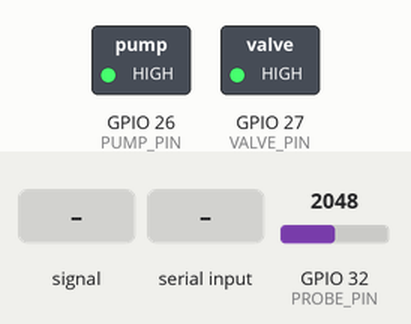
Simulated run of this sketch. Board: ESP32. Parts: switched loads named in the sketch (green lamp = pin HIGH). Inputs (shaded band) come from the test bench; at power-on: GPIO 32 (PROBE_PIN) = 2048. WiFi joins after 1.5 s; servers stay silent unless stated; uploads are accepted with an empty reply; what the sketch prints to the serial monitor is not drawn.

Above: at 3.0 s.
3.1 s: GPIO 32 (PROBE_PIN) set to 2273
5.0 s: GPIO 32 (PROBE_PIN) set to 2346
At 7.5 s:
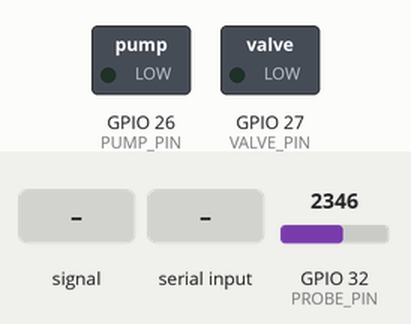
7.8 s: GPIO 32 (PROBE_PIN) fed a 2 Hz sine of ±1228 counts around its level
At 8.07 s:
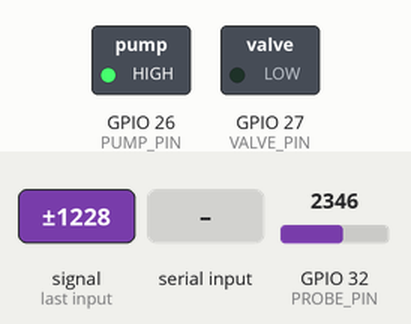
11.3 s: "1" received over Serial
At 12.2 s:
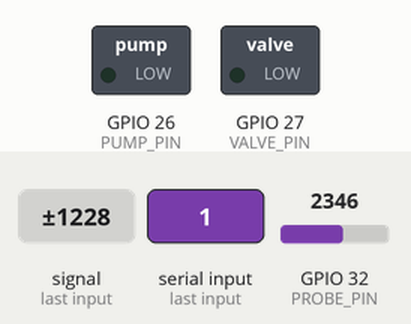
13.3 s: "a,45\n" received over Serial
At 14.9 s:
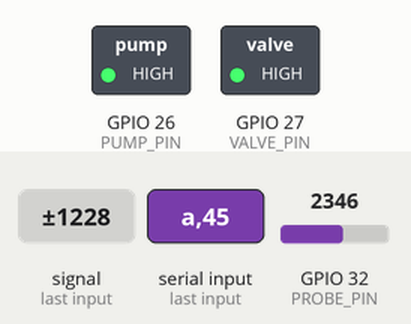
Timing chart, 0 to 16.4 s (numbered marks = the images above; inputs shaded):
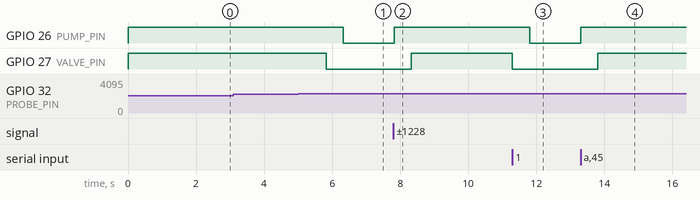

The sketch:

legacy_single_probe.ino
```cpp
/*
  GARDEKALINGA - original 1-probe sketch (sketch_nov20a.ino), version 1.1
  ======================================================================
  Same heart as the group's sketch: one probe on GPIO32, the IDLE ->
  VALVE_OPENING -> RUNNING -> PUMP_STOPPING state machine, 30 s max run,
  60 s cooldown, 3 timeouts lock auto mode, serial commands 1 / 0 / a.

  What changed for the web system (Vercel or Docker):
    * HTTPS with the pinned Let's Encrypt roots (certs.h); http:// still works on a LAN
    * reports to /api/sensors/readings (enable GK_LEGACY_DEVICE_API=true on the server)
      with the raw ADC value, the irrigation state and the time left
    * polls /api/sensors/commands every 3 s, so "Water now" and "Stop watering"
      on the dashboard work with this hardware too, and acknowledges each command

  This is a bridge while Box B is wired for three probes. The full firmware is
  firmware/gardekalinga_node (paper pin map, HMAC signing, offline fail-safe...).

  PIN NOTE: this sketch keeps the ORIGINAL wiring (pump on GPIO26, valve on GPIO27).
  The paper's map is valve K1 = GPIO26, pump K2 = GPIO27. Rewire before moving to
  the full firmware.

  Register the device and get its key on the server:  make register-device
  then paste the 64-character secret below as DEVICE_KEY.
*/
#include <Arduino.h>

#define ENABLE_WIFI true

#if ENABLE_WIFI
  #include <WiFi.h>
  #include <WiFiClientSecure.h>
  #include <HTTPClient.h>
  #include "certs.h"
  const char* WIFI_SSID   = "YOUR_WIFI_NAME";
  const char* WIFI_PASS   = "YOUR_WIFI_PASSWORD";
  // Your deployment, no trailing slash: https://your-app.vercel.app or http://192.168.1.10
  const char* SERVER_BASE = "https://your-app.vercel.app";
  const char* DEVICE_ID   = "gk-node-01";
  const char* DEVICE_KEY  = "PASTE_THE_64_CHARACTER_DEVICE_SECRET";
  const unsigned long REPORT_INTERVAL_MS = 15000;
  const unsigned long POLL_INTERVAL_MS   = 3000;
#endif

const int PROBE_PIN = 32;
const int PUMP_PIN  = 26;   // original wiring (see PIN NOTE above)
const int VALVE_PIN = 27;

const int DRY_VALUE = 3000;
const int WET_VALUE = 1300;

const int RAW_MIN = 205;    // paper: below 5 % of 0-4095 is a sensor fault
const int RAW_MAX = 3890;   // paper: above 95 %

const int START_BELOW = 40;
const int STOP_ABOVE  = 60;
const unsigned long MAX_RUN_MS       = 30000;
const unsigned long COOLDOWN_MS      = 60000;
const unsigned long VALVE_LEAD_MS    = 500;
const unsigned long READ_INTERVAL_MS = 1000;
const int SAMPLES = 64;     // paper: 64 samples per reading
const int MAX_TIMEOUT_RUNS = 3;

enum State { IDLE, VALVE_OPENING, RUNNING, PUMP_STOPPING };
State state = IDLE;

unsigned long stateStart = 0;
unsigned long runStart   = 0;
unsigned long lastStop   = 0;
unsigned long lastRead   = 0;
unsigned long manualRunMs = MAX_RUN_MS;  // length asked for by the dashboard
long  activeCommandId = -1;
bool hasRun         = false;
bool autoMode       = true;
bool manualRequest  = false;
bool sensorFault    = false;
int  rawValue       = 0;
int  moisture       = 0;
int  timeoutRuns    = 0;

void pumpOn(bool on)  { digitalWrite(PUMP_PIN,  on ? LOW : HIGH); }
void valveOn(bool on) { digitalWrite(VALVE_PIN, on ? LOW : HIGH); }

const char* stateName() {
  switch (state) {
    case IDLE:          return "IDLE";
    case VALVE_OPENING: return "VALVE_OPENING";
    case RUNNING:       return "RUNNING";
    default:            return "STOPPING";
  }
}

const char* modeName() {
  if (manualRequest) return "MANUAL_ON";
  return autoMode ? "AUTO" : "OFF";
}

bool autoLocked() {
  return timeoutRuns >= MAX_TIMEOUT_RUNS;
}

int readAverage() {
  long total = 0;
  for (int i = 0; i < SAMPLES; i++) {
    total += analogRead(PROBE_PIN);
  }
  return total / SAMPLES;
}

void readSensor() {
  rawValue    = readAverage();
  sensorFault = (rawValue < RAW_MIN || rawValue > RAW_MAX);
  moisture    = constrain(map(rawValue, DRY_VALUE, WET_VALUE, 0, 100), 0, 100);
}

void beginIrrigation() {
  valveOn(true);
  state = VALVE_OPENING;
  stateStart = millis();
  Serial.println(">> Valve opening");
}

void endIrrigation(const char* reason) {
  pumpOn(false);
  state = PUMP_STOPPING;
  stateStart = millis();
  Serial.print(">> Stopping: ");
  Serial.println(reason);
}

unsigned long remainingMs() {
  if (state != RUNNING) return 0;
  unsigned long limit = manualRequest ? min(manualRunMs, MAX_RUN_MS) : MAX_RUN_MS;
  unsigned long ran = millis() - runStart;
  return ran >= limit ? 0 : limit - ran;
}

void runStateMachine() {
  unsigned long now = millis();

  switch (state) {
    case IDLE: {
      bool cooldownOk = !hasRun || (now - lastStop >= COOLDOWN_MS);
      bool autoWants  = autoMode && !sensorFault && moisture < START_BELOW && cooldownOk;
      if (manualRequest || autoWants) beginIrrigation();
      break;
    }

    case VALVE_OPENING:
      if (now - stateStart >= VALVE_LEAD_MS) {
        pumpOn(true);
        runStart = now;
        state = RUNNING;
        Serial.println(">> Pump running");
      }
      break;

    case RUNNING: {
      bool wantOn = manualRequest ||
                    (autoMode && !sensorFault && moisture < STOP_ABOVE);
      if (manualRequest && now - runStart >= min(manualRunMs, MAX_RUN_MS)) {
        // A dashboard run of N seconds is over (never longer than MAX_RUN_MS).
        manualRequest = false;
        endIrrigation(manualRunMs >= MAX_RUN_MS ? "max runtime reached" : "dashboard run finished");
      } else if (now - runStart >= MAX_RUN_MS) {
        if (!manualRequest) timeoutRuns++;
        manualRequest = false;
        endIrrigation("max runtime reached");
        if (autoLocked()) {
          autoMode = false;
          Serial.print("!! WARNING: ");
          Serial.print(timeoutRuns);
          Serial.println(" runs in a row hit the max runtime. Auto mode switched OFF.");
          Serial.println("!! Check that the probe is in the soil and wired, then send 'a' to resume.");
        } else {
          autoMode = true;
        }
      } else if (!wantOn) {
        if (sensorFault) {
          endIrrigation("sensor fault");
        } else if (!autoMode) {
          endIrrigation("switched off");
        } else {
          timeoutRuns = 0;
          endIrrigation("target moisture reached");
        }
      }
      break;
    }

    case PUMP_STOPPING:
      if (now - stateStart >= VALVE_LEAD_MS) {
        valveOn(false);
        lastStop = now;
        hasRun = true;
        state = IDLE;
        Serial.println(">> Valve closed. Idle.");
      }
      break;
  }
}

void handleSerial() {
  while (Serial.available()) {
    char c = Serial.read();
    if (c == '1') {
      manualRequest = true;  autoMode = false;  manualRunMs = MAX_RUN_MS;
      Serial.println("[CMD] manual ON");
    } else if (c == '0') {
      manualRequest = false; autoMode = false;
      Serial.println("[CMD] OFF (auto disabled)");
      if (state == RUNNING || state == VALVE_OPENING) endIrrigation("operator stop");
    } else if (c == 'a') {
      manualRequest = false; autoMode = true;
      timeoutRuns = 0;
      Serial.println("[CMD] automatic mode");
    }
  }
}

#if ENABLE_WIFI
WiFiClientSecure tls;
WiFiClient plain;

bool beginRequest(HTTPClient& http, const String& path) {
  String url = String(SERVER_BASE) + path;
  http.setTimeout(2500);         // keep the loop responsive: the state machine waits for us
  http.setConnectTimeout(2500);
  bool ok = url.startsWith("https") ? http.begin(tls, url) : http.begin(plain, url);
  if (ok) http.addHeader("X-Device-Key", DEVICE_KEY);
  return ok;
}

void connectWiFi() {
  WiFi.mode(WIFI_STA);
  WiFi.begin(WIFI_SSID, WIFI_PASS);
  Serial.print("Connecting to Wi-Fi");
  unsigned long t = millis();
  while (WiFi.status() != WL_CONNECTED && millis() - t < 10000) {
    delay(500);
    Serial.print(".");
  }
  Serial.println(WiFi.status() == WL_CONNECTED ? " connected" : " failed (will retry)");
  tls.setCACert(GK_ISRG_ROOTS_PEM);
}

void reportWiFi() {
  static unsigned long last = 0;
  if (millis() - last < REPORT_INTERVAL_MS) return;
  last = millis();

  if (WiFi.status() != WL_CONNECTED) {
    WiFi.reconnect();
    return;
  }

  String body = "{\"device_id\":\"" + String(DEVICE_ID) + "\","
                "\"readings\":{"
                "\"soil_moisture\":" + (sensorFault ? String("null") : String(moisture)) + ","
                "\"raw_adc\":" + String(rawValue) + ","
                "\"temperature\":null,\"humidity\":null},"
                "\"irrigation\":{\"state\":\"" + String(stateName()) + "\","
                "\"mode\":\"" + String(modeName()) + "\","
                "\"remaining_s\":" + String(remainingMs() / 1000) + "}}";

  HTTPClient http;
  if (!beginRequest(http, "/api/sensors/readings")) return;
  http.addHeader("Content-Type", "application/json");
  int code = http.POST(body);
  Serial.print("[WiFi] POST status: ");
  Serial.println(code);
  http.end();
}

void ackCommand(long id, bool executed, const char* reason) {
  HTTPClient http;
  if (!beginRequest(http, "/api/sensors/commands/" + String(id) + "/ack?device_id=" + DEVICE_ID)) return;
  http.addHeader("Content-Type", "application/json");
  String body = String("{\"status\":\"") + (executed ? "executed" : "rejected") + "\"" +
                (reason ? String(",\"reason\":\"") + reason + "\"" : String("")) + "}";
  http.POST(body);
  http.end();
}

// Tiny parser for {"t":"...","cmd":[{"id":12,"op":"start","d":120}]}; enough for this bridge.
long jsonNumberAfter(const String& s, const String& key, int from) {
  int k = s.indexOf("\"" + key + "\":", from);
  if (k < 0) return -1;
  return s.substring(k + key.length() + 3).toInt();
}

void pollCommands() {
  static unsigned long last = 0;
  if (millis() - last < POLL_INTERVAL_MS || WiFi.status() != WL_CONNECTED) return;
  last = millis();
  HTTPClient http;
  if (!beginRequest(http, String("/api/sensors/commands?device_id=") + DEVICE_ID)) return;
  int code = http.GET();
  String resp = code == 200 ? http.getString() : String();
  http.end();
  int pos = resp.indexOf("\"cmd\"");
  while (pos >= 0) {
    int idPos = resp.indexOf("\"id\":", pos);
    if (idPos < 0) break;
    long id = jsonNumberAfter(resp, "id", pos);
    int opPos = resp.indexOf("\"op\":\"", idPos);
    String op = opPos >= 0 ? resp.substring(opPos + 6, resp.indexOf('"', opPos + 6)) : "";
    long d = jsonNumberAfter(resp, "d", idPos);
    int next = resp.indexOf("}", idPos);
    if (id <= 0 || id == activeCommandId) { pos = next > 0 ? resp.indexOf("\"id\":", next) : -1; continue; }
    activeCommandId = id;
    if (op == "start") {
      if (state != IDLE) {
        ackCommand(id, false, "already_watering");
      } else {
        manualRequest = true;
        manualRunMs = d > 0 ? (unsigned long)d * 1000UL : MAX_RUN_MS;
        Serial.print("[DASHBOARD] start for ");
        Serial.print(manualRunMs / 1000);
        Serial.println(" s (max time still applies)");
        ackCommand(id, true, nullptr);
      }
    } else if (op == "stop") {
      manualRequest = false;
      if (state == RUNNING || state == VALVE_OPENING) endIrrigation("dashboard stop");
      ackCommand(id, true, nullptr);
    } else {
      ackCommand(id, false, "unsupported");
    }
    pos = next > 0 ? resp.indexOf("\"id\":", next) : -1;
  }
}
#endif

void setup() {
  digitalWrite(PUMP_PIN, HIGH);
  digitalWrite(VALVE_PIN, HIGH);
  pinMode(PUMP_PIN, OUTPUT);
  pinMode(VALVE_PIN, OUTPUT);

  Serial.begin(115200);
  delay(300);
  analogSetPinAttenuation(PROBE_PIN, ADC_11db);

  Serial.println();
  Serial.println("GARDEKALINGA firmware - 1 probe (bridge v1.1)");
  Serial.println("Commands: 1 = manual ON, 0 = OFF/stop, a = auto");

#if ENABLE_WIFI
  connectWiFi();
#endif

  readSensor();
}

void loop() {
  handleSerial();

  if (millis() - lastRead >= READ_INTERVAL_MS) {
    lastRead = millis();
    readSensor();

    Serial.print("Raw: ");       Serial.print(rawValue);
    Serial.print("  Moisture: "); Serial.print(sensorFault ? -1 : moisture);
    Serial.print("%  State: ");   Serial.print(stateName());
    Serial.print("  Mode: ");     Serial.print(modeName());
    if (sensorFault) Serial.print("  [SENSOR FAULT]");
    if (autoLocked()) Serial.print("  [AUTO LOCKED - check probe]");
    Serial.println();
  }

  runStateMachine();

#if ENABLE_WIFI
  reportWiFi();
  pollCommands();
#endif
}
```

certs.h
```cpp
// Pinned root CAs for HTTPS (BUILD_PROMPT C-6). ISRG Root X1 and X2 (Let's Encrypt),
// copied from the Debian ca-certificates store. SHA-256 fingerprints:
//   X1 96:BC:EC:06:26:49:76:F3:74:60:77:9A:CF:28:C5:A7:CF:E8:A3:C0:AA:E1:1A:8F:FC:EE:05:C0:BD:DF:08:C6
//   X2 69:72:9B:8E:15:A8:6E:FC:17:7A:57:AF:B7:17:1D:FC:64:AD:D2:8C:2F:CA:8C:F1:50:7E:34:45:3C:CB:14:70
// For an on-site server with Caddy 'tls internal', paste Caddy's root CA in the setup page instead.
#pragma once

static const char GK_ISRG_ROOTS_PEM[] PROGMEM = R"PEM(
-----BEGIN CERTIFICATE-----
MIIFazCCA1OgAwIBAgIRAIIQz7DSQONZRGPgu2OCiwAwDQYJKoZIhvcNAQELBQAw
TzELMAkGA1UEBhMCVVMxKTAnBgNVBAoTIEludGVybmV0IFNlY3VyaXR5IFJlc2Vh
cmNoIEdyb3VwMRUwEwYDVQQDEwxJU1JHIFJvb3QgWDEwHhcNMTUwNjA0MTEwNDM4
WhcNMzUwNjA0MTEwNDM4WjBPMQswCQYDVQQGEwJVUzEpMCcGA1UEChMgSW50ZXJu
ZXQgU2VjdXJpdHkgUmVzZWFyY2ggR3JvdXAxFTATBgNVBAMTDElTUkcgUm9vdCBY
MTCCAiIwDQYJKoZIhvcNAQEBBQADggIPADCCAgoCggIBAK3oJHP0FDfzm54rVygc
h77ct984kIxuPOZXoHj3dcKi/vVqbvYATyjb3miGbESTtrFj/RQSa78f0uoxmyF+
0TM8ukj13Xnfs7j/EvEhmkvBioZxaUpmZmyPfjxwv60pIgbz5MDmgK7iS4+3mX6U
A5/TR5d8mUgjU+g4rk8Kb4Mu0UlXjIB0ttov0DiNewNwIRt18jA8+o+u3dpjq+sW
T8KOEUt+zwvo/7V3LvSye0rgTBIlDHCNAymg4VMk7BPZ7hm/ELNKjD+Jo2FR3qyH
B5T0Y3HsLuJvW5iB4YlcNHlsdu87kGJ55tukmi8mxdAQ4Q7e2RCOFvu396j3x+UC
B5iPNgiV5+I3lg02dZ77DnKxHZu8A/lJBdiB3QW0KtZB6awBdpUKD9jf1b0SHzUv
KBds0pjBqAlkd25HN7rOrFleaJ1/ctaJxQZBKT5ZPt0m9STJEadao0xAH0ahmbWn
OlFuhjuefXKnEgV4We0+UXgVCwOPjdAvBbI+e0ocS3MFEvzG6uBQE3xDk3SzynTn
jh8BCNAw1FtxNrQHusEwMFxIt4I7mKZ9YIqioymCzLq9gwQbooMDQaHWBfEbwrbw
qHyGO0aoSCqI3Haadr8faqU9GY/rOPNk3sgrDQoo//fb4hVC1CLQJ13hef4Y53CI
rU7m2Ys6xt0nUW7/vGT1M0NPAgMBAAGjQjBAMA4GA1UdDwEB/wQEAwIBBjAPBgNV
HRMBAf8EBTADAQH/MB0GA1UdDgQWBBR5tFnme7bl5AFzgAiIyBpY9umbbjANBgkq
hkiG9w0BAQsFAAOCAgEAVR9YqbyyqFDQDLHYGmkgJykIrGF1XIpu+ILlaS/V9lZL
ubhzEFnTIZd+50xx+7LSYK05qAvqFyFWhfFQDlnrzuBZ6brJFe+GnY+EgPbk6ZGQ
3BebYhtF8GaV0nxvwuo77x/Py9auJ/GpsMiu/X1+mvoiBOv/2X/qkSsisRcOj/KK
NFtY2PwByVS5uCbMiogziUwthDyC3+6WVwW6LLv3xLfHTjuCvjHIInNzktHCgKQ5
ORAzI4JMPJ+GslWYHb4phowim57iaztXOoJwTdwJx4nLCgdNbOhdjsnvzqvHu7Ur
TkXWStAmzOVyyghqpZXjFaH3pO3JLF+l+/+sKAIuvtd7u+Nxe5AW0wdeRlN8NwdC
jNPElpzVmbUq4JUagEiuTDkHzsxHpFKVK7q4+63SM1N95R1NbdWhscdCb+ZAJzVc
oyi3B43njTOQ5yOf+1CceWxG1bQVs5ZufpsMljq4Ui0/1lvh+wjChP4kqKOJ2qxq
4RgqsahDYVvTH9w7jXbyLeiNdd8XM2w9U/t7y0Ff/9yi0GE44Za4rF2LN9d11TPA
mRGunUHBcnWEvgJBQl9nJEiU0Zsnvgc/ubhPgXRR4Xq37Z0j4r7g1SgEEzwxA57d
emyPxgcYxn/eR44/KJ4EBs+lVDR3veyJm+kXQ99b21/+jh5Xos1AnX5iItreGCc=
-----END CERTIFICATE-----
-----BEGIN CERTIFICATE-----
MIICGzCCAaGgAwIBAgIQQdKd0XLq7qeAwSxs6S+HUjAKBggqhkjOPQQDAzBPMQsw
CQYDVQQGEwJVUzEpMCcGA1UEChMgSW50ZXJuZXQgU2VjdXJpdHkgUmVzZWFyY2gg
R3JvdXAxFTATBgNVBAMTDElTUkcgUm9vdCBYMjAeFw0yMDA5MDQwMDAwMDBaFw00
MDA5MTcxNjAwMDBaME8xCzAJBgNVBAYTAlVTMSkwJwYDVQQKEyBJbnRlcm5ldCBT
ZWN1cml0eSBSZXNlYXJjaCBHcm91cDEVMBMGA1UEAxMMSVNSRyBSb290IFgyMHYw
EAYHKoZIzj0CAQYFK4EEACIDYgAEzZvVn4CDCuwJSvMWSj5cz3es3mcFDR0HttwW
+1qLFNvicWDEukWVEYmO6gbf9yoWHKS5xcUy4APgHoIYOIvXRdgKam7mAHf7AlF9
ItgKbppbd9/w+kHsOdx1ymgHDB/qo0IwQDAOBgNVHQ8BAf8EBAMCAQYwDwYDVR0T
AQH/BAUwAwEB/zAdBgNVHQ4EFgQUfEKWrt5LSDv6kviejM9ti6lyN5UwCgYIKoZI
zj0EAwMDaAAwZQIwe3lORlCEwkSHRhtFcP9Ymd70/aTSVaYgLXTWNLxBo1BfASdW
tL4ndQavEi51mI38AjEAi/V3bNTIZargCyzuFJ0nN6T5U6VR5CmD1/iQMVtCnwr1
/q4AaOeMSQ+2b1tbFfLn
-----END CERTIFICATE-----
)PEM";
```

Measured:
- the behaviour switches between 2320 and 2321 on GPIO 32 (PROBE_PIN) (found by bisection; images 0 and 1)
- after the input at 3.1 s, every drawn part: stays the same
- after the input at 5.0 s, GPIO 26 (PUMP_PIN): HIGH → LOW after 1.3 s; GPIO 27 (VALVE_PIN): HIGH → LOW after 0.82 s
- after the input at 7.8 s, GPIO 26 (PUMP_PIN): LOW → HIGH at once; GPIO 27 (VALVE_PIN): LOW → HIGH after 0.52 s
- after the input at 11.3 s, GPIO 26 (PUMP_PIN): HIGH → LOW after 0.50 s; GPIO 27 (VALVE_PIN): HIGH → LOW at once
- after the input at 13.3 s, GPIO 26 (PUMP_PIN): LOW → HIGH at once; GPIO 27 (VALVE_PIN): LOW → HIGH after 0.50 s
